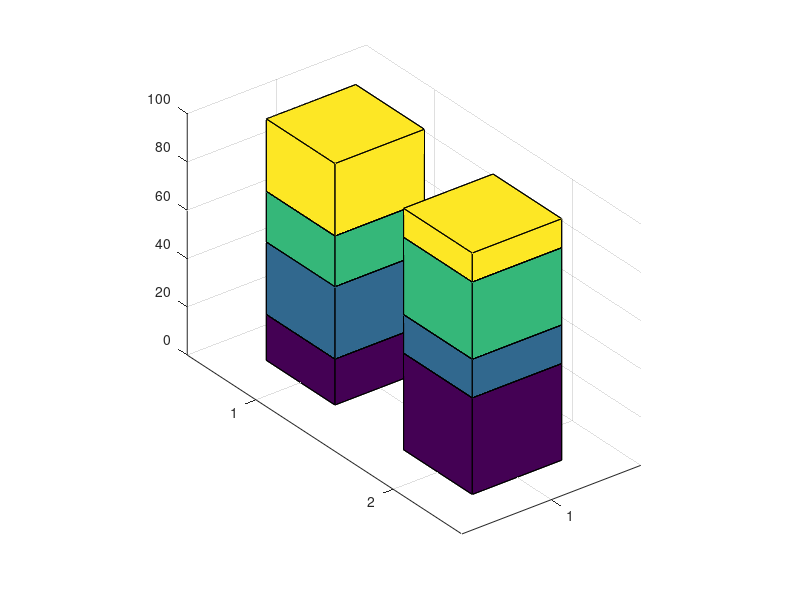

This chart was generated by the following MATLAB code: (Note: this script raises an error after producing the figure.)
%=============================================================================
% Copyright (c) 2016-present Allan CORNET (Nelson)
%=============================================================================
% This file is part of Nelson.
%=============================================================================
% LICENCE_BLOCK_BEGIN
% SPDX-License-Identifier: LGPL-3.0-or-later
% LICENCE_BLOCK_END
%=============================================================================
% <--ADV-CLI MODE-->
%=============================================================================

close all;
%=============================================================================
f = figure('Visible', 'on', 'Position', [100 100 620 460], 'Color', [1 1 1]);
axes('Parent', f);
z = [19 30 21 30; 40 16 32 12];
bar3(z, 0.5, 'stacked');
colormap(parula(64));
title('narrow stacked 3d bars');
drawnow();
%=============================================================================
asserts.istrue(isgraphics(f, 'figure'));
asserts.isequal(f.Type, 'figure');
asserts.isequal(char(f.Visible), 'on');
asserts.isequal(f.Color, [1 1 1]);
axesHandles = findobj(f, 'Type', 'axes');
asserts.isequal(numel(axesHandles), 1);
for k = 1:numel(axesHandles)
  asserts.isequal(axesHandles(k).Type, 'axes');
  asserts.isequal(axesHandles(k).Parent, f);
end
surfaceObjects = findobj(f, 'Type', 'surface');
asserts.isequal(numel(surfaceObjects), 4);
asserts.istrue(all(isgraphics(surfaceObjects, 'surface')));
for k = 1:numel(surfaceObjects)
  asserts.isequal(surfaceObjects(k).Type, 'surface');
end
close(f);
close all;
%=============================================================================
